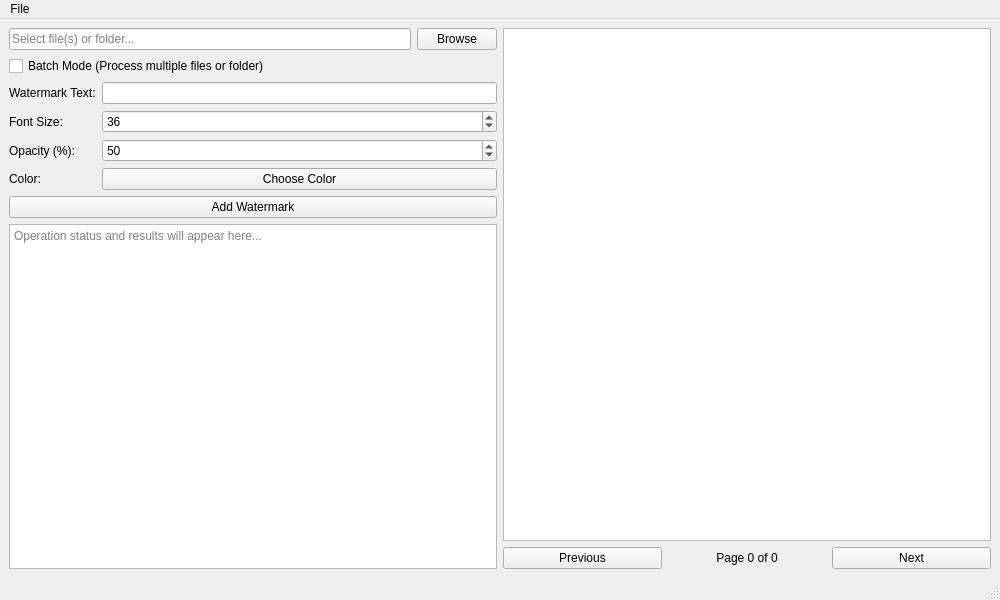
<?xml version='1.0' encoding='utf-8'?>
<ui version="4.0">
 <class>MainWindow</class>
 <widget class="QMainWindow" name="MainWindow">
  <property name="geometry">
   <rect>
    <x>0</x>
    <y>0</y>
    <width>1000</width>
    <height>600</height>
   </rect>
  </property>
  <property name="windowTitle">
   <string>PDF Watermarker</string>
  </property>
  <widget class="QWidget" name="centralwidget">
   <layout class="QHBoxLayout" name="horizontalLayout_3">
    <item>
     <layout class="QVBoxLayout" name="leftLayout">
      <item>
       <layout class="QHBoxLayout" name="horizontalLayout">
        <item>
         <widget class="QLineEdit" name="inputFileEdit">
          <property name="placeholderText">
           <string>Select file(s) or folder...</string>
          </property>
          <property name="readOnly">
           <bool>true</bool>
          </property>
          <property name="rfuLocale_setPlaceholderText" stdset="0">
           <string notr="true">Legacy.s085593ea0e434e26</string>
          </property>
         </widget>
        </item>
        <item>
         <widget class="QPushButton" name="browseButton">
          <property name="text">
           <string>Browse</string>
          </property>
          <property name="rfuLocale_setText" stdset="0">
           <string notr="true">Legacy.s3227aa9666253f7a</string>
          </property>
         </widget>
        </item>
       </layout>
      </item>
      <item>
       <widget class="QCheckBox" name="batchModeCheckbox">
        <property name="text">
         <string>Batch Mode (Process multiple files or folder)</string>
        </property>
        <property name="rfuLocale_setText" stdset="0">
         <string notr="true">Legacy.s86e5aa6c133a6e6f</string>
        </property>
       </widget>
      </item>
      <item>
       <layout class="QFormLayout" name="formLayout">
        <item row="0" column="0">
         <widget class="QLabel" name="watermarkTextLabel">
          <property name="text">
           <string>Watermark Text:</string>
          </property>
          <property name="rfuLocale_setText" stdset="0">
           <string notr="true">Legacy.s4831e55e352cc005</string>
          </property>
         </widget>
        </item>
        <item row="0" column="1">
         <widget class="QLineEdit" name="watermarkTextEdit">
         </widget>
        </item>
        <item row="1" column="0">
         <widget class="QLabel" name="fontSizeLabel">
          <property name="text">
           <string>Font Size:</string>
          </property>
          <property name="rfuLocale_setText" stdset="0">
           <string notr="true">Legacy.s40c2cc5e8e181ff5</string>
          </property>
         </widget>
        </item>
        <item row="1" column="1">
         <widget class="QSpinBox" name="fontSizeSpinBox">
          <property name="minimum">
           <number>8</number>
          </property>
          <property name="maximum">
           <number>72</number>
          </property>
          <property name="value">
           <number>36</number>
          </property>
         </widget>
        </item>
        <item row="2" column="0">
         <widget class="QLabel" name="opacityLabel">
          <property name="text">
           <string>Opacity (%):</string>
          </property>
          <property name="rfuLocale_setText" stdset="0">
           <string notr="true">Legacy.seca999de9e018dfc</string>
          </property>
         </widget>
        </item>
        <item row="2" column="1">
         <widget class="QSpinBox" name="opacitySpinBox">
          <property name="maximum">
           <number>100</number>
          </property>
          <property name="value">
           <number>50</number>
          </property>
         </widget>
        </item>
        <item row="3" column="0">
         <widget class="QLabel" name="colorLabel">
          <property name="text">
           <string>Color:</string>
          </property>
          <property name="rfuLocale_setText" stdset="0">
           <string notr="true">Legacy.sfcaed915df957778</string>
          </property>
         </widget>
        </item>
        <item row="3" column="1">
         <widget class="QPushButton" name="colorButton">
          <property name="text">
           <string>Choose Color</string>
          </property>
          <property name="rfuLocale_setText" stdset="0">
           <string notr="true">Legacy.sf2cd02c5cf4254a8</string>
          </property>
         </widget>
        </item>
       </layout>
      </item>
      <item>
       <widget class="QPushButton" name="watermarkButton">
        <property name="text">
         <string>Add Watermark</string>
        </property>
        <property name="rfuLocale_setText" stdset="0">
         <string notr="true">Legacy.sa8f1e3a3da712289</string>
        </property>
       </widget>
      </item>
      <item>
       <widget class="QTextEdit" name="outputText">
        <property name="readOnly">
         <bool>true</bool>
        </property>
        <property name="placeholderText">
         <string>Operation status and results will appear here...</string>
        </property>
        <property name="rfuLocale_setPlaceholderText" stdset="0">
         <string notr="true">Legacy.s3a170a5c58931df1</string>
        </property>
       </widget>
      </item>
     </layout>
    </item>
    <item>
     <layout class="QVBoxLayout" name="rightLayout">
      <item>
       <widget class="QGraphicsView" name="previewView">
        <property name="sizePolicy">
         <sizepolicy hsizetype="Expanding" vsizetype="Expanding">
          <horstretch>1</horstretch>
          <verstretch>0</verstretch>
         </sizepolicy>
        </property>
       </widget>
      </item>
      <item>
       <layout class="QHBoxLayout" name="navigationLayout">
        <item>
         <widget class="QPushButton" name="prevButton">
          <property name="text">
           <string>Previous</string>
          </property>
          <property name="rfuLocale_setText" stdset="0">
           <string notr="true">Legacy.sa57b08a480b822a0</string>
          </property>
         </widget>
        </item>
        <item>
         <widget class="QLabel" name="pageLabel">
          <property name="text">
           <string>Page 0 of 0</string>
          </property>
          <property name="alignment">
           <set>Qt::AlignCenter</set>
          </property>
          <property name="rfuLocale_setText" stdset="0">
           <string notr="true">Legacy.s3471f557170a112d</string>
          </property>
         </widget>
        </item>
        <item>
         <widget class="QPushButton" name="nextButton">
          <property name="text">
           <string>Next</string>
          </property>
          <property name="rfuLocale_setText" stdset="0">
           <string notr="true">Legacy.s1ff57a29d7c9d11b</string>
          </property>
         </widget>
        </item>
       </layout>
      </item>
     </layout>
    </item>
   </layout>
  </widget>
  <widget class="QMenuBar" name="menubar">
   <property name="geometry">
    <rect>
     <x>0</x>
     <y>0</y>
     <width>1000</width>
     <height>27</height>
    </rect>
   </property>
   <widget class="QMenu" name="menuFile">
    <property name="title">
     <string>File</string>
    </property>
    <addaction name="actionExit" />
    <property name="rfuLocale_setTitle" stdset="0">
     <string notr="true">Legacy.s50009ce1da4d15e1</string>
    </property>
   </widget>
   <addaction name="menuFile" />
  </widget>
  <widget class="QStatusBar" name="statusbar" />
  <action name="actionExit">
   <property name="text">
    <string>Exit</string>
   </property>
   <property name="shortcut">
    <string>Ctrl+Q</string>
   </property>
   <property name="rfuLocale_setText" stdset="0">
    <string notr="true">Legacy.sd17d84a604994b72</string>
   </property>
  </action>
  <property name="rfuLocale_setWindowTitle" stdset="0">
   <string notr="true">Legacy.s9295c833e946404e</string>
  </property>
 </widget>
 <resources />
 <connections />
</ui>
